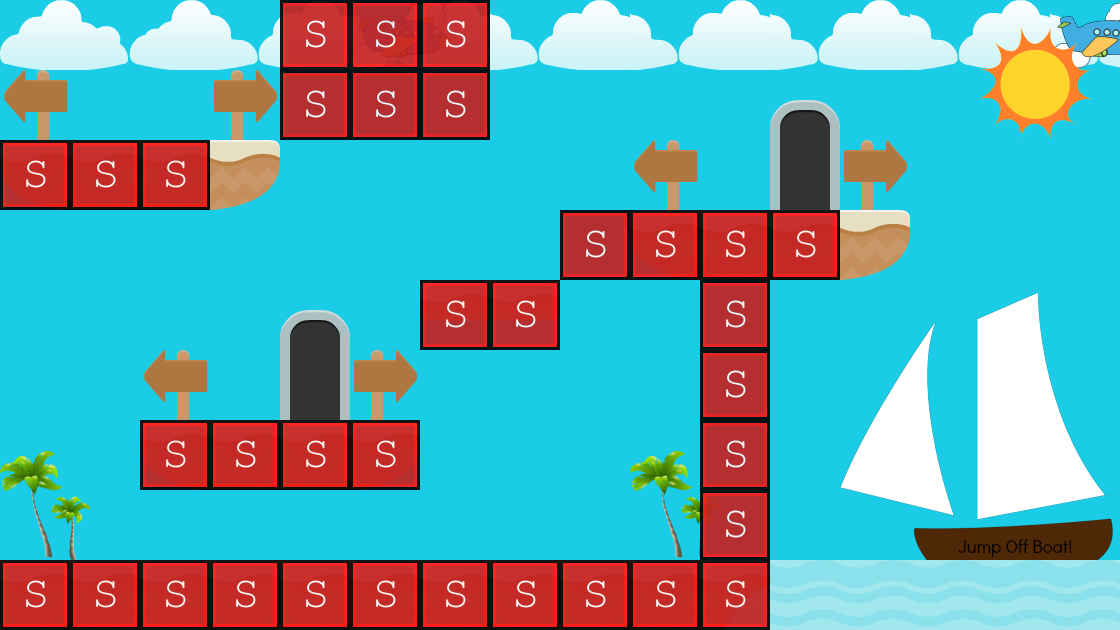

This game map was drawn from its Tiled (.tmx) file and the tilesets committed beside it. A one-line description and the trimmed map source follow:
An orthogonal 16x9 tile map with 70x70 px tiles, 3 tile layers (backround 2, background, collision), 8 tilesets and 1 object (levelTrigger).

<map version="1.0" orientation="orthogonal" renderorder="right-down" width="16" height="9" tilewidth="70" tileheight="70" backgroundcolor="#1bcce7">
 <tileset firstgid="1" name="background-tiles" tilewidth="70" tileheight="70">
  <image source="../img/background-tiles.png" width="910" height="910" />
 </tileset>
 <tileset firstgid="170" name="meta-tiles" tilewidth="70" tileheight="70">
  <image source="../img/meta-tiles.png" width="350" height="70" />
  <tile id="4">
   <properties>
    <property name="type" value="solid" />
   </properties>
  </tile>
 </tileset>
 <tileset firstgid="175" name="christmaslights" tilewidth="70" tileheight="25">
  <image source="../img/christmaslights.png" width="70" height="25" />
 </tileset>
 <tileset firstgid="176" name="boat" tilewidth="298" tileheight="297">
  <image source="../img/boat.png" width="298" height="297" />
 </tileset>
 <tileset firstgid="177" name="sun" tilewidth="112" tileheight="112">
  <image source="../img/sun.png" width="112" height="112" />
 </tileset>
 <tileset firstgid="178" name="cloud-tiles" tilewidth="70" tileheight="70">
  <image source="../img/cloud-tiles.png" width="387" height="71" />
 </tileset>
 <tileset firstgid="183" name="palmtree" tilewidth="90" tileheight="109">
  <image source="../img/palmtree.png" width="90" height="109" />
 </tileset>
 <tileset firstgid="184" name="plane" tilewidth="100" tileheight="69">
  <image source="../img/plane.png" width="100" height="69" />
 </tileset>
 <layer name="backround 2" width="16" height="9">
  <data>[144 cells, 18 non-empty, 4 distinct tile ids]</data>
 </layer>
 <layer name="background" width="16" height="9">
  <data>[144 cells, 45 non-empty, 18 distinct tile ids]</data>
 </layer>
 <layer name="collision" width="16" height="9" opacity="0.91">
  <data>[144 cells, 34 non-empty, 1 distinct tile ids]</data>
 </layer>
 <objectgroup name="trigger-entitites">
  <object name="levelTrigger" x="808" y="109.333" width="48" height="102.667">
   <properties>
    <property name="level" value="DenisLevel04" />
   </properties>
  </object>
 </objectgroup>
</map>
